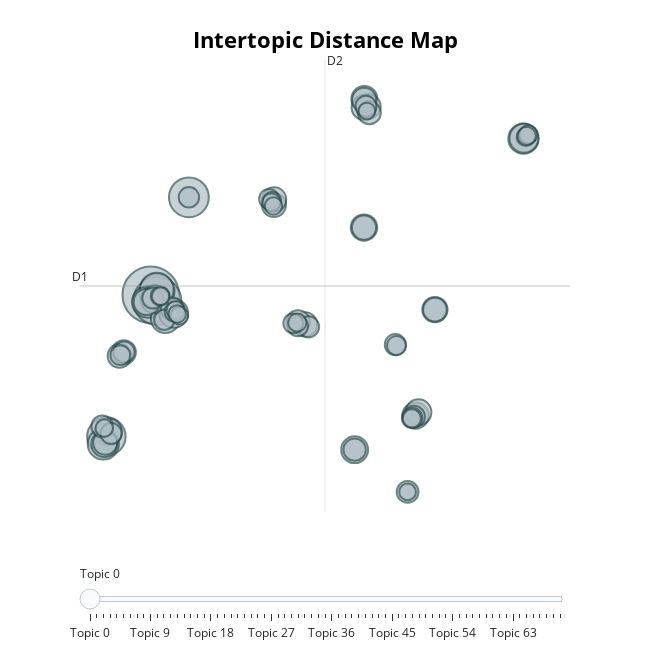

The notebook cell saved with this chart:
### Code cell
model.plot_distance_map(topic_model)
